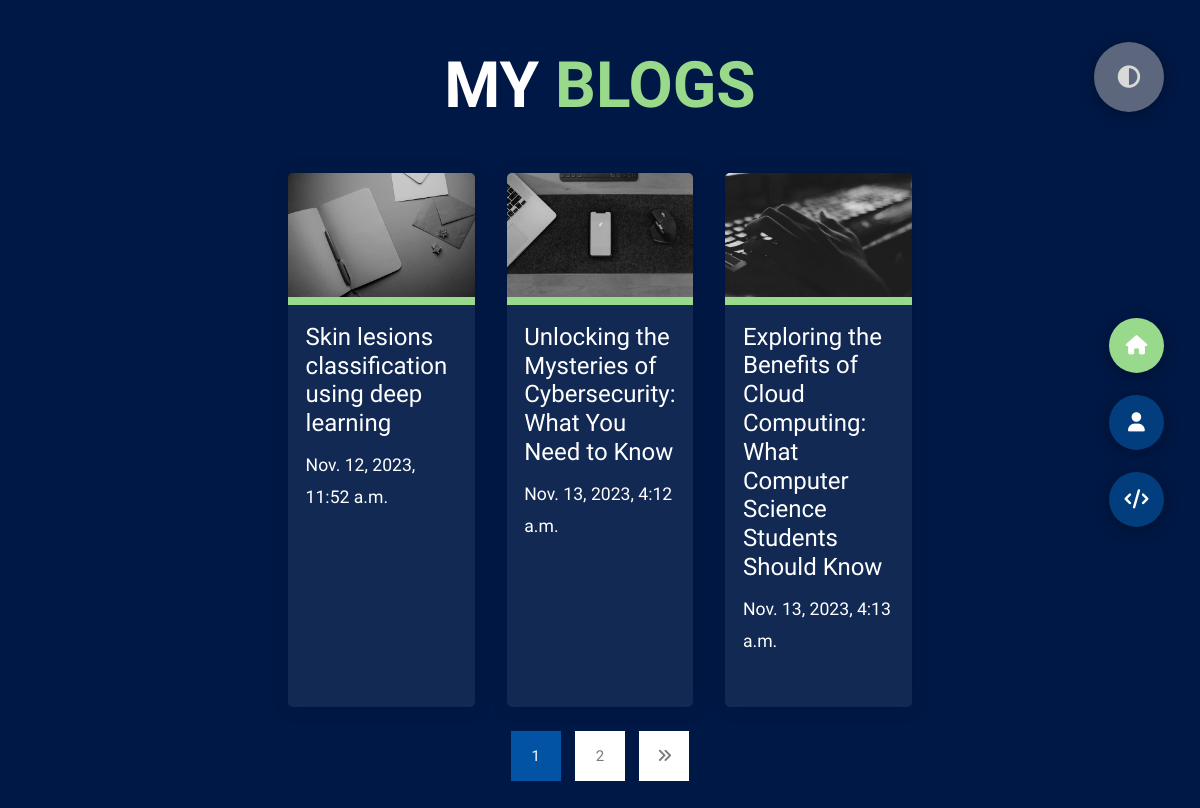
The app's page /blogs/ with its own data.
### main/models.py (models this page shows, shortened)
class Blog(models.Model):
    class Meta:
        verbose_name_plural = 'Blogs'
        verbose_name = 'Blog'
        ordering = ['date']
    date = models.DateTimeField(auto_now_add=True)
    thumbnail = models.ImageField(blank=True, null=True, upload_to="blogs")
    title = models.CharField(max_length=200,blank=True, null=True)
    description = models.CharField(max_length=500,blank=True, null=True)
    slug = models.SlugField(blank=True, null=True)
    is_active = models.BooleanField(default=True)

### main/views.py (the view)
# urls.py: path('blogs/', blogs, name='blog'),
def blogs(request):
    queryset = Blog.objects.filter(is_active = True)
    page = request.GET.get('page', 1)
    paginator = Paginator(queryset, 3)
    try:
        blogs = paginator.page(page)
    except EmptyPage:
        blogs = paginator.page(1)
    except PageNotAnInteger:
        blogs = paginator.page(1)
        return redirect('blogs')
    context = {
        "blogs": blogs,
        "paginator": paginator
    }
    return render(request, 'blog.html', context)

### portfolio/context_processors.py (called while the page is built)
def project_context(request):
    context = {
        'me': User.objects.first(),
    }
    return context

### template/blog.html (shortened to what this page needs)
{% extends 'base.html' %}
{% load static %}
{% block content %}
<section class="section sec4 active" id="blogs">
    <div class="blogs-content">
        <div class="main-title">
            <h2>My <span>Blogs</span></h2>
        </div>
        <div class="blogs">
            {% for blog in blogs %}
            <div class="blog">
                <a href="#" target="_blank">
                <img src="{{blog.thumbnail.url}}" alt="" style="max-width: 100%; height: auto">
                </a>
                <div class="blog-text">
                    <a href="#" target="_blank">
                        <h4>
                            {{blog.title}}
                        </h4>
                    </a>
                    <p>{{blog.date}}</p>
                </div>
            </div>
            {% endfor %}
        </div>
    </div>
    <div class="col-lg-12">
        {% include "pagination.html" %}
    </div>
</section>
{% endblock %}

### assets/styles/style.css (style rules this page uses)
* { margin: 0; padding: 0; box-sizing: border-box; list-style: none; }
:root { --color-primary: #001845; --color-secondary: #0353a4 ; --color-white: #FFFFFF ; --color-black: #0000 ; --color-color5: #8ecae6; --color-color0: #0466c8; --color-color1: #0353a4; --color-color2: #023e7d; --color-color3: #002855; --color-color4: #001233; --color-color6: #5c677d; --color-color7: #979dac; --color-grey-5: #f8f8f8; --color-color8: #99d98c; --color-color9: #d9d9d9; --br-sm-2: 14px; --box-shadow-1: 0 3px 15px rgba(0,0,0,0.3); --trans-all-1: all .4s ease-in-out; }
body { background-color: var(--color-primary); font-family: "Roboto Condensed", sans-serif; font-size: 1.1rem; color: var(--color-white); transition: all 0.4s ease-in-out; }
a { display: inline-block; text-decoration: none; color: inherit; font-family: inherit; }
section { min-height: 100vh; width: 100%; position: absolute; left: 0; top: 0; padding: 3rem 18rem; }
.section { transform: translateY(-100%) scale(0); transition: all 0.4s ease-in-out; background-color: var(--color-primary); }
.sec4 { display: none; transform: translate(0) scale(1); }
.active { display: block; animation: scaleAnim 1s ease-in-out; }
.blogs { display: grid; grid-template-columns: repeat(3, 1fr); grid-gap: 2rem; margin-top: 3rem; }
.blogs .blog { position: relative; background-color: rgba(44, 66, 104, 0.414); border-radius: 5px; box-shadow: 1px 1px 20px rgba(0, 0, 0, 0.1); transition: all 0.4s ease-in-out; }
.blogs .blog img { width: 100%; height: 300px; -o-object-fit: cover; object-fit: cover; border-top-left-radius: 5px; border-top-right-radius: 5px; filter: grayscale(100%); transition: all 0.4s ease-in-out; }
.blogs .blog .blog-text { padding: 1.1rem; border-top: 8px solid var(--color-color8); }
.blogs .blog .blog-text h4 { font-size: 1.5rem; margin-bottom: 0.7rem; transition: all 0.4s ease-in-out; cursor: pointer; }
.blogs .blog .blog-text p { color: var(--color-grey-2); line-height: 2rem; padding-bottom: 1rem; }
.main-title { text-align: center; }
.main-title h2 { position: relative; text-transform: uppercase; font-size: 4rem; font-weight: 700; }
.main-title h2 span { color: var(--color-color8); }

### records on screen
Blog: thumbnail (picture), title "Skin lesions classification using deep learning", date "Nov. 12, 2023, 11:52 a.m."
Blog: thumbnail (picture), title "Unlocking the Mysteries of Cybersecurity: What You Need to Know", date "Nov. 13, 2023, 4:12 a.m."
Blog: thumbnail (picture), title "Exploring the Benefits of Cloud Computing: What Computer Science Students Should Know", date "Nov. 13, 2023, 4:13 a.m."

### other values on screen
{{ page }} "1"
{{ page }} "2"
